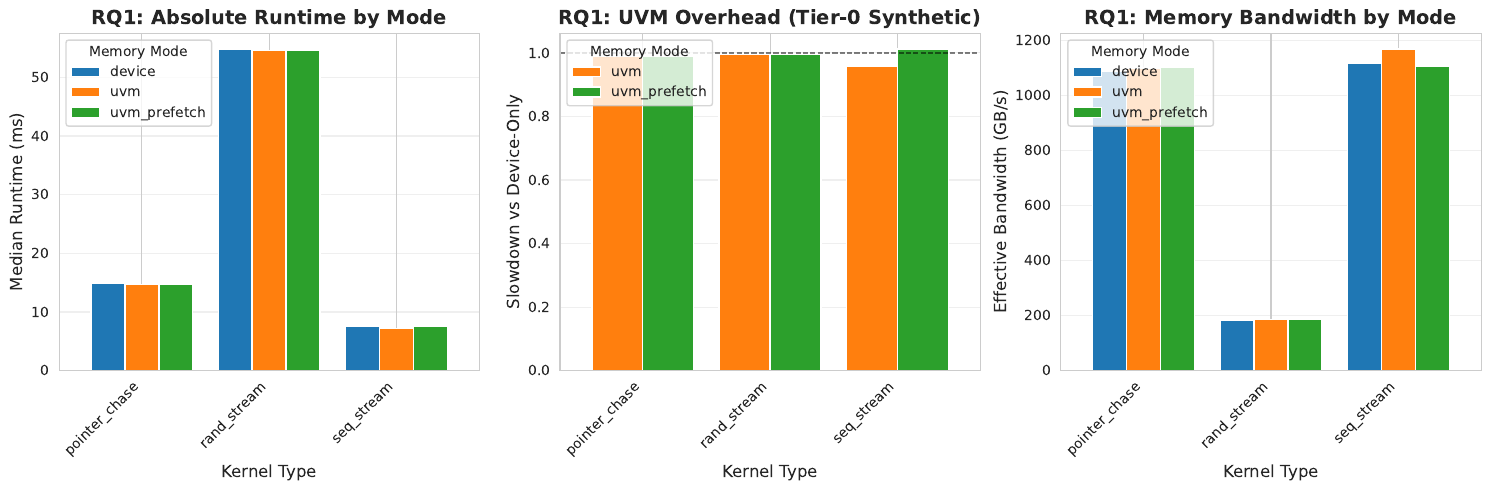

Generate this figure with Python:
#!/usr/bin/env python3
"""
RQ1: Performance Comparison Across Memory Modes
Compares device-only, UVM, and UVM+prefetch modes for Tier-0 synthetic kernels
"""

import subprocess
import pandas as pd
import matplotlib.pyplot as plt
import seaborn as sns
import os
import sys

# Configuration
KERNELS = ['seq_stream', 'rand_stream', 'pointer_chase']
MODES = ['device', 'uvm', 'uvm_prefetch']
SIZE_FACTOR = 0.25  # Use 0.25x GPU memory for fair comparison (Tier-0 only)
STRIDE_BYTES = 4    # Element-level for fair throughput comparison
ITERATIONS = 5      # Reduced for faster execution
EXECUTABLE = './uvmbench'

def run_benchmark(kernel, mode, size_factor, output_file):
    """Run a single benchmark configuration"""
    cmd = [
        EXECUTABLE,
        f'--kernel={kernel}',
        f'--mode={mode}',
        f'--size_factor={size_factor}',
        f'--stride_bytes={STRIDE_BYTES}',
        f'--iterations={ITERATIONS}',
        f'--output={output_file}'
    ]

    print(f"Running: {' '.join(cmd)}")
    try:
        result = subprocess.run(cmd, check=True, capture_output=True, text=True)
        print(result.stdout)
        return True
    except subprocess.CalledProcessError as e:
        print(f"Error: {e.stderr}")
        return False

def collect_results():
    """Run all benchmark configurations and collect results"""
    results = []

    for kernel in KERNELS:
        for mode in MODES:
            output_file = f'results_rq1_{kernel}_{mode}.csv'

            if run_benchmark(kernel, mode, SIZE_FACTOR, output_file):
                # Read the result
                try:
                    df = pd.read_csv(output_file)
                    results.append(df)
                    # Clean up individual CSV
                    os.remove(output_file)
                except Exception as e:
                    print(f"Error reading {output_file}: {e}")

    if results:
        combined = pd.concat(results, ignore_index=True)
        combined.to_csv('rq1_results.csv', index=False)
        return combined
    else:
        print("No results collected!")
        return None

def plot_results(df):
    """Generate visualization for RQ1"""
    if df is None or df.empty:
        print("No data to plot!")
        return

    # Set style
    sns.set_style("whitegrid")
    plt.rcParams['figure.figsize'] = (15, 5)

    # Create figure with subplots
    fig, (ax1, ax2, ax3) = plt.subplots(1, 3)

    # Plot 1: Absolute runtime comparison
    pivot_data = df.pivot(index='kernel', columns='mode', values='median_ms')
    pivot_data.plot(kind='bar', ax=ax1, width=0.8)
    ax1.set_xlabel('Kernel Type', fontsize=12)
    ax1.set_ylabel('Median Runtime (ms)', fontsize=12)
    ax1.set_title('RQ1: Absolute Runtime by Mode', fontsize=14, fontweight='bold')
    ax1.legend(title='Memory Mode', loc='upper left')
    ax1.set_xticklabels(ax1.get_xticklabels(), rotation=45, ha='right')
    ax1.grid(axis='y', alpha=0.3)

    # Plot 2: Slowdown relative to device-only
    slowdown_data = []
    for kernel in KERNELS:
        kernel_df = df[df['kernel'] == kernel]
        device_time = kernel_df[kernel_df['mode'] == 'device']['median_ms'].values

        if len(device_time) > 0:
            baseline = device_time[0]
            for _, row in kernel_df.iterrows():
                slowdown = row['median_ms'] / baseline
                slowdown_data.append({
                    'kernel': kernel,
                    'mode': row['mode'],
                    'slowdown': slowdown
                })

    slowdown_df = pd.DataFrame(slowdown_data)
    slowdown_pivot = slowdown_df.pivot(index='kernel', columns='mode', values='slowdown')

    # Remove device column (always 1.0x)
    if 'device' in slowdown_pivot.columns:
        slowdown_pivot = slowdown_pivot.drop(columns=['device'])

    slowdown_pivot.plot(kind='bar', ax=ax2, width=0.8, color=['#ff7f0e', '#2ca02c'])
    ax2.set_xlabel('Kernel Type', fontsize=12)
    ax2.set_ylabel('Slowdown vs Device-Only', fontsize=12)
    ax2.set_title('RQ1: UVM Overhead (Tier-0 Synthetic)', fontsize=14, fontweight='bold')
    ax2.legend(title='Memory Mode', loc='upper left')
    ax2.axhline(y=1.0, color='black', linestyle='--', linewidth=1, alpha=0.5, label='Device baseline')
    ax2.set_xticklabels(ax2.get_xticklabels(), rotation=45, ha='right')
    ax2.grid(axis='y', alpha=0.3)

    # Plot 3: Bandwidth comparison
    bw_pivot = df.pivot(index='kernel', columns='mode', values='bw_GBps')
    bw_pivot.plot(kind='bar', ax=ax3, width=0.8)
    ax3.set_xlabel('Kernel Type', fontsize=12)
    ax3.set_ylabel('Effective Bandwidth (GB/s)', fontsize=12)
    ax3.set_title('RQ1: Memory Bandwidth by Mode', fontsize=14, fontweight='bold')
    ax3.legend(title='Memory Mode', loc='upper left')
    ax3.set_xticklabels(ax3.get_xticklabels(), rotation=45, ha='right')
    ax3.grid(axis='y', alpha=0.3)

    plt.tight_layout()
    plt.savefig('rq1_mode_comparison.pdf', dpi=300, bbox_inches='tight')
    plt.savefig('rq1_mode_comparison.png', dpi=300, bbox_inches='tight')
    print("\nPlots saved: rq1_mode_comparison.{pdf,png}")

    # Print summary statistics
    print("\n" + "="*60)
    print("RQ1 SUMMARY: UVM Overhead on Tier-0 Synthetic Kernels")
    print("="*60)
    print(f"\nConfiguration: size_factor={SIZE_FACTOR}, stride_bytes={STRIDE_BYTES}, iterations={ITERATIONS}")
    print("\nSlowdown vs Device-Only Baseline:")
    print(slowdown_pivot.to_string())
    print("\nKey Findings:")
    for kernel in KERNELS:
        kernel_slowdown = slowdown_df[slowdown_df['kernel'] == kernel]
        uvm_slowdown = kernel_slowdown[kernel_slowdown['mode'] == 'uvm']['slowdown'].values
        if len(uvm_slowdown) > 0:
            print(f"  - {kernel}: {uvm_slowdown[0]:.2f}x slowdown with UVM")

def main():
    if not os.path.exists(EXECUTABLE):
        print(f"Error: {EXECUTABLE} not found!")
        print("Please run 'make' in the micro directory first.")
        sys.exit(1)

    print("="*60)
    print("RQ1: Performance Comparison Across Memory Modes")
    print("="*60)
    print(f"Kernels: {', '.join(KERNELS)}")
    print(f"Modes: {', '.join(MODES)}")
    print(f"Size Factor: {SIZE_FACTOR}x GPU memory")
    print(f"Iterations: {ITERATIONS}")
    print("="*60)
    print()

    # Collect results
    df = collect_results()

    if df is not None:
        # Generate plots
        plot_results(df)
        print("\nRQ1 evaluation complete!")
    else:
        print("\nRQ1 evaluation failed!")
        sys.exit(1)

if __name__ == '__main__':
    main()
